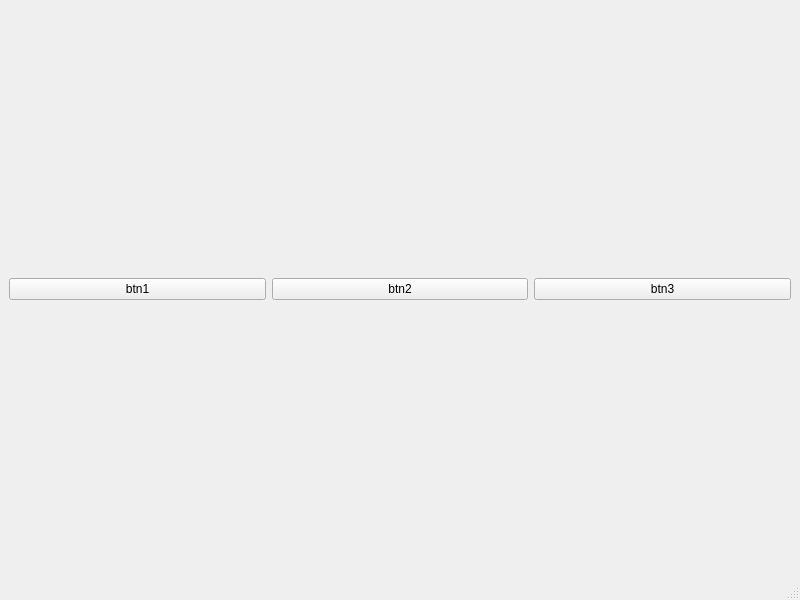
<?xml version="1.0" encoding="UTF-8"?>
<ui version="4.0">
 <class>MainWindow</class>
 <widget class="QMainWindow" name="MainWindow">
  <property name="geometry">
   <rect>
    <x>0</x>
    <y>0</y>
    <width>800</width>
    <height>600</height>
   </rect>
  </property>
  <property name="windowTitle">
   <string>MainWindow</string>
  </property>
  <widget class="QWidget" name="centralwidget">
   <layout class="QHBoxLayout" name="horizontalLayout">
    <item>
     <widget class="QPushButton" name="pushButton">
      <property name="text">
       <string>btn1</string>
      </property>
     </widget>
    </item>
    <item>
     <widget class="QPushButton" name="pushButton_2">
      <property name="text">
       <string>btn2</string>
      </property>
     </widget>
    </item>
    <item>
     <widget class="QPushButton" name="pushButton_3">
      <property name="text">
       <string>btn3</string>
      </property>
     </widget>
    </item>
   </layout>
  </widget>
  <widget class="QMenuBar" name="menubar">
   <property name="geometry">
    <rect>
     <x>0</x>
     <y>0</y>
     <width>800</width>
     <height>27</height>
    </rect>
   </property>
  </widget>
  <widget class="QStatusBar" name="statusbar"/>
 </widget>
 <resources/>
 <connections/>
</ui>
